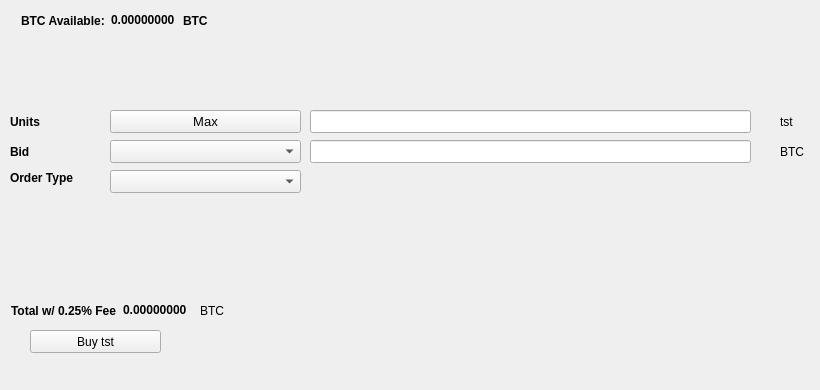
   <widget class="QWidget" name="BuyTab">
    <attribute name="title">
     <string>Buy</string>
    </attribute>
    <widget class="QPushButton" name="Buytst">
     <property name="geometry">
      <rect>
       <x>30</x>
       <y>330</y>
       <width>131</width>
       <height>23</height>
      </rect>
     </property>
     <property name="text">
      <string>Buy tst</string>
     </property>
     <property name="icon">
      <iconset resource="../test.qrc">
       <normaloff>:/icons/bitcoin</normaloff>:/icons/bitcoin</iconset>
     </property>
    </widget>
    <widget class="QLabel" name="label_3">
     <property name="geometry">
      <rect>
       <x>10</x>
       <y>110</y>
       <width>46</width>
       <height>23</height>
      </rect>
     </property>
     <property name="font">
      <font>
       <weight>75</weight>
       <bold>true</bold>
      </font>
     </property>
     <property name="text">
      <string>Units</string>
     </property>
    </widget>
    <widget class="QLineEdit" name="UnitsInput">
     <property name="geometry">
      <rect>
       <x>310</x>
       <y>110</y>
       <width>441</width>
       <height>23</height>
      </rect>
     </property>
     <property name="font">
      <font>
       <pointsize>9</pointsize>
       <weight>75</weight>
       <bold>true</bold>
      </font>
     </property>
    </widget>
    <widget class="QLineEdit" name="BuyBidPriceEdit">
     <property name="geometry">
      <rect>
       <x>310</x>
       <y>140</y>
       <width>441</width>
       <height>23</height>
      </rect>
     </property>
     <property name="font">
      <font>
       <pointsize>9</pointsize>
       <weight>75</weight>
       <bold>true</bold>
      </font>
     </property>
    </widget>
    <widget class="QLabel" name="label_4">
     <property name="geometry">
      <rect>
       <x>780</x>
       <y>110</y>
       <width>31</width>
       <height>23</height>
      </rect>
     </property>
     <property name="text">
      <string>tst</string>
     </property>
    </widget>
    <widget class="QLabel" name="label_5">
     <property name="geometry">
      <rect>
       <x>780</x>
       <y>140</y>
       <width>31</width>
       <height>23</height>
      </rect>
     </property>
     <property name="text">
      <string>BTC</string>
     </property>
    </widget>
    <widget class="QLabel" name="label_6">
     <property name="geometry">
      <rect>
       <x>10</x>
       <y>140</y>
       <width>46</width>
       <height>23</height>
      </rect>
     </property>
     <property name="font">
      <font>
       <weight>75</weight>
       <bold>true</bold>
      </font>
     </property>
     <property name="text">
      <string>Bid</string>
     </property>
    </widget>
    <widget class="QLabel" name="label_7">
     <property name="geometry">
      <rect>
       <x>10</x>
       <y>170</y>
       <width>91</width>
       <height>16</height>
      </rect>
     </property>
     <property name="font">
      <font>
       <weight>75</weight>
       <bold>true</bold>
      </font>
     </property>
     <property name="text">
      <string>Order Type</string>
     </property>
    </widget>
    <widget class="QPushButton" name="Buy_Max_Amount">
     <property name="geometry">
      <rect>
       <x>110</x>
       <y>110</y>
       <width>191</width>
       <height>23</height>
      </rect>
     </property>
     <property name="font">
      <font>
       <pointsize>10</pointsize>
      </font>
     </property>
     <property name="text">
      <string>Max</string>
     </property>
    </widget>
    <widget class="QComboBox" name="BuyBidcomboBox">
     <property name="geometry">
      <rect>
       <x>110</x>
       <y>140</y>
       <width>191</width>
       <height>23</height>
      </rect>
     </property>
     <property name="font">
      <font>
       <pointsize>10</pointsize>
      </font>
     </property>
    </widget>
    <widget class="QComboBox" name="buyOrdertypeCombo">
     <property name="geometry">
      <rect>
       <x>110</x>
       <y>170</y>
       <width>191</width>
       <height>23</height>
      </rect>
     </property>
     <property name="font">
      <font>
       <pointsize>10</pointsize>
      </font>
     </property>
    </widget>
    <widget class="QWidget" name="layoutWidget1">
     <property name="geometry">
      <rect>
       <x>21</x>
       <y>11</y>
       <width>227</width>
       <height>19</height>
      </rect>
     </property>
     <layout class="QHBoxLayout" name="horizontalLayout_3">
      <item>
       <widget class="QLabel" name="label232">
        <property name="font">
         <font>
          <weight>75</weight>
          <bold>true</bold>
         </font>
        </property>
        <property name="text">
         <string>BTC Available:</string>
        </property>
       </widget>
      </item>
      <item>
       <widget class="QLabel" name="BtcAvailableLbl">
        <property name="palette">
         <palette>
          <active>
           <colorrole role="WindowText">
            <brush brushstyle="SolidPattern">
             <color alpha="255">
              <red>0</red>
              <green>0</green>
              <blue>0</blue>
             </color>
            </brush>
           </colorrole>
           <colorrole role="Button">
            <brush brushstyle="SolidPattern">
             <color alpha="255">
              <red>0</red>
              <green>170</green>
              <blue>0</blue>
             </color>
            </brush>
           </colorrole>
           <colorrole role="Light">
            <brush brushstyle="SolidPattern">
             <color alpha="255">
              <red>0</red>
              <green>255</green>
              <blue>0</blue>
             </color>
            </brush>
           </colorrole>
           <colorrole role="Midlight">
            <brush brushstyle="SolidPattern">
             <color alpha="255">
              <red>0</red>
              <green>212</green>
              <blue>0</blue>
             </color>
            </brush>
           </colorrole>
           <colorrole role="Dark">
            <brush brushstyle="SolidPattern">
             <color alpha="255">
              <red>0</red>
              <green>85</green>
              <blue>0</blue>
             </color>
            </brush>
           </colorrole>
           <colorrole role="Mid">
            <brush brushstyle="SolidPattern">
             <color alpha="255">
              <red>0</red>
              <green>113</green>
              <blue>0</blue>
             </color>
            </brush>
           </colorrole>
           <colorrole role="Text">
            <brush brushstyle="SolidPattern">
             <color alpha="255">
              <red>0</red>
              <green>170</green>
              <blue>0</blue>
             </color>
            </brush>
           </colorrole>
           <colorrole role="BrightText">
            <brush brushstyle="SolidPattern">
             <color alpha="255">
              <red>255</red>
              <green>255</green>
              <blue>255</blue>
             </color>
            </brush>
           </colorrole>
           <colorrole role="ButtonText">
            <brush brushstyle="SolidPattern">
             <color alpha="255">
              <red>0</red>
              <green>0</green>
              <blue>0</blue>
             </color>
            </brush>
           </colorrole>
           <colorrole role="Base">
            <brush brushstyle="SolidPattern">
             <color alpha="255">
              <red>255</red>
              <green>255</green>
              <blue>255</blue>
             </color>
            </brush>
           </colorrole>
           <colorrole role="Window">
            <brush brushstyle="SolidPattern">
             <color alpha="255">
              <red>0</red>
              <green>170</green>
              <blue>0</blue>
             </color>
            </brush>
           </colorrole>
           <colorrole role="Shadow">
            <brush brushstyle="SolidPattern">
             <color alpha="255">
              <red>0</red>
              <green>0</green>
              <blue>0</blue>
             </color>
            </brush>
           </colorrole>
           <colorrole role="AlternateBase">
            <brush brushstyle="SolidPattern">
             <color alpha="255">
              <red>127</red>
              <green>212</green>
              <blue>127</blue>
             </color>
            </brush>
           </colorrole>
           <colorrole role="ToolTipBase">
            <brush brushstyle="SolidPattern">
             <color alpha="255">
              <red>255</red>
              <green>255</green>
              <blue>220</blue>
             </color>
            </brush>
           </colorrole>
           <colorrole role="ToolTipText">
            <brush brushstyle="SolidPattern">
             <color alpha="255">
              <red>0</red>
              <green>0</green>
              <blue>0</blue>
             </color>
            </brush>
           </colorrole>
          </active>
          <inactive>
           <colorrole role="WindowText">
            <brush brushstyle="SolidPattern">
             <color alpha="255">
              <red>0</red>
              <green>0</green>
              <blue>0</blue>
             </color>
            </brush>
           </colorrole>
           <colorrole role="Button">
            <brush brushstyle="SolidPattern">
             <color alpha="255">
              <red>0</red>
              <green>170</green>
              <blue>0</blue>
             </color>
            </brush>
           </colorrole>
           <colorrole role="Light">
            <brush brushstyle="SolidPattern">
             <color alpha="255">
              <red>0</red>
              <green>255</green>
              <blue>0</blue>
             </color>
            </brush>
           </colorrole>
           <colorrole role="Midlight">
            <brush brushstyle="SolidPattern">
             <color alpha="255">
              <red>0</red>
              <green>212</green>
              <blue>0</blue>
             </color>
            </brush>
           </colorrole>
           <colorrole role="Dark">
            <brush brushstyle="SolidPattern">
             <color alpha="255">
              <red>0</red>
              <green>85</green>
              <blue>0</blue>
             </color>
            </brush>
           </colorrole>
           <colorrole role="Mid">
            <brush brushstyle="SolidPattern">
             <color alpha="255">
              <red>0</red>
              <green>113</green>
              <blue>0</blue>
             </color>
            </brush>
           </colorrole>
           <colorrole role="Text">
            <brush brushstyle="SolidPattern">
             <color alpha="255">
              <red>0</red>
              <green>170</green>
              <blue>0</blue>
             </color>
            </brush>
           </colorrole>
           <colorrole role="BrightText">
            <brush brushstyle="SolidPattern">
             <color alpha="255">
              <red>255</red>
              <green>255</green>
              <blue>255</blue>
             </color>
            </brush>
           </colorrole>
           <colorrole role="ButtonText">
            <brush brushstyle="SolidPattern">
             <color alpha="255">
              <red>0</red>
              <green>0</green>
              <blue>0</blue>
             </color>
            </brush>
           </colorrole>
           <colorrole role="Base">
            <brush brushstyle="SolidPattern">
             <color alpha="255">
              <red>255</red>
              <green>255</green>
              <blue>255</blue>
             </color>
            </brush>
           </colorrole>
           <colorrole role="Window">
            <brush brushstyle="SolidPattern">
             <color alpha="255">
              <red>0</red>
              <green>170</green>
              <blue>0</blue>
             </color>
            </brush>
           </colorrole>
           <colorrole role="Shadow">
            <brush brushstyle="SolidPattern">
             <color alpha="255">
              <red>0</red>
              <green>0</green>
              <blue>0</blue>
             </color>
            </brush>
           </colorrole>
           <colorrole role="AlternateBase">
            <brush brushstyle="SolidPattern">
             <color alpha="255">
              <red>127</red>
              <green>212</green>
              <blue>127</blue>
             </color>
            </brush>
           </colorrole>
           <colorrole role="ToolTipBase">
            <brush brushstyle="SolidPattern">
             <color alpha="255">
              <red>255</red>
              <green>255</green>
              <blue>220</blue>
             </color>
            </brush>
           </colorrole>
           <colorrole role="ToolTipText">
            <brush brushstyle="SolidPattern">
             <color alpha="255">
              <red>0</red>
              <green>0</green>
              <blue>0</blue>
             </color>
            </brush>
           </colorrole>
          </inactive>
          <disabled>
           <colorrole role="WindowText">
            <brush brushstyle="SolidPattern">
             <color alpha="255">
              <red>0</red>
              <green>85</green>
              <blue>0</blue>
             </color>
            </brush>
           </colorrole>
           <colorrole role="Button">
            <brush brushstyle="SolidPattern">
             <color alpha="255">
              <red>0</red>
              <green>170</green>
              <blue>0</blue>
             </color>
            </brush>
           </colorrole>
           <colorrole role="Light">
            <brush brushstyle="SolidPattern">
             <color alpha="255">
              <red>0</red>
              <green>255</green>
              <blue>0</blue>
             </color>
            </brush>
           </colorrole>
           <colorrole role="Midlight">
            <brush brushstyle="SolidPattern">
             <color alpha="255">
              <red>0</red>
              <green>212</green>
              <blue>0</blue>
             </color>
            </brush>
           </colorrole>
           <colorrole role="Dark">
            <brush brushstyle="SolidPattern">
             <color alpha="255">
              <red>0</red>
              <green>85</green>
              <blue>0</blue>
             </color>
            </brush>
           </colorrole>
           <colorrole role="Mid">
            <brush brushstyle="SolidPattern">
             <color alpha="255">
              <red>0</red>
              <green>113</green>
              <blue>0</blue>
             </color>
            </brush>
           </colorrole>
           <colorrole role="Text">
            <brush brushstyle="SolidPattern">
             <color alpha="255">
              <red>0</red>
              <green>85</green>
              <blue>0</blue>
             </color>
            </brush>
           </colorrole>
           <colorrole role="BrightText">
            <brush brushstyle="SolidPattern">
             <color alpha="255">
              <red>255</red>
              <green>255</green>
              <blue>255</blue>
             </color>
            </brush>
           </colorrole>
           <colorrole role="ButtonText">
            <brush brushstyle="SolidPattern">
             <color alpha="255">
              <red>0</red>
              <green>85</green>
              <blue>0</blue>
             </color>
            </brush>
           </colorrole>
           <colorrole role="Base">
            <brush brushstyle="SolidPattern">
             <color alpha="255">
              <red>0</red>
              <green>170</green>
              <blue>0</blue>
             </color>
            </brush>
           </colorrole>
           <colorrole role="Window">
            <brush brushstyle="SolidPattern">
             <color alpha="255">
              <red>0</red>
              <green>170</green>
              <blue>0</blue>
             </color>
            </brush>
           </colorrole>
           <colorrole role="Shadow">
            <brush brushstyle="SolidPattern">
             <color alpha="255">
              <red>0</red>
              <green>0</green>
              <blue>0</blue>
             </color>
            </brush>
           </colorrole>
           <colorrole role="AlternateBase">
            <brush brushstyle="SolidPattern">
             <color alpha="255">
              <red>0</red>
              <green>170</green>
              <blue>0</blue>
             </color>
            </brush>
           </colorrole>
           <colorrole role="ToolTipBase">
            <brush brushstyle="SolidPattern">
             <color alpha="255">
              <red>255</red>
              <green>255</green>
              <blue>220</blue>
             </color>
            </brush>
           </colorrole>
           <colorrole role="ToolTipText">
            <brush brushstyle="SolidPattern">
             <color alpha="255">
              <red>0</red>
              <green>0</green>
              <blue>0</blue>
             </color>
            </brush>
           </colorrole>
          </disabled>
         </palette>
        </property>
        <property name="font">
         <font>
          <weight>75</weight>
          <bold>true</bold>
         </font>
        </property>
        <property name="text">
         <string>0.00000000</string>
        </property>
        <property name="textInteractionFlags">
         <set>Qt::LinksAccessibleByMouse|Qt::TextSelectableByKeyboard|Qt::TextSelectableByMouse</set>
        </property>
       </widget>
      </item>
      <item>
       <widget class="QLabel" name="BtcAvailableLbl_2">
        <property name="font">
         <font>
          <weight>75</weight>
          <bold>true</bold>
         </font>
        </property>
        <property name="text">
         <string>BTC</string>
        </property>
       </widget>
      </item>
     </layout>
    </widget>
    <widget class="QWidget" name="layoutWidge2">
     <property name="geometry">
      <rect>
       <x>11</x>
       <y>301</y>
       <width>259</width>
       <height>19</height>
      </rect>
     </property>
     <layout class="QHBoxLayout" name="horizontalLayout_4">
      <item>
       <widget class="QLabel" name="label_9">
        <property name="font">
         <font>
          <weight>75</weight>
          <bold>true</bold>
         </font>
        </property>
        <property name="text">
         <string>Total w/ 0.25% Fee</string>
        </property>
       </widget>
      </item>
      <item>
       <widget class="QLabel" name="BuyCostLabel">
        <property name="palette">
         <palette>
          <active>
           <colorrole role="WindowText">
            <brush brushstyle="SolidPattern">
             <color alpha="255">
              <red>0</red>
              <green>0</green>
              <blue>0</blue>
             </color>
            </brush>
           </colorrole>
           <colorrole role="Button">
            <brush brushstyle="SolidPattern">
             <color alpha="255">
              <red>0</red>
              <green>170</green>
              <blue>0</blue>
             </color>
            </brush>
           </colorrole>
           <colorrole role="Light">
            <brush brushstyle="SolidPattern">
             <color alpha="255">
              <red>0</red>
              <green>255</green>
              <blue>0</blue>
             </color>
            </brush>
           </colorrole>
           <colorrole role="Midlight">
            <brush brushstyle="SolidPattern">
             <color alpha="255">
              <red>0</red>
              <green>212</green>
              <blue>0</blue>
             </color>
            </brush>
           </colorrole>
           <colorrole role="Dark">
            <brush brushstyle="SolidPattern">
             <color alpha="255">
              <red>0</red>
              <green>85</green>
              <blue>0</blue>
             </color>
            </brush>
           </colorrole>
           <colorrole role="Mid">
            <brush brushstyle="SolidPattern">
             <color alpha="255">
              <red>0</red>
              <green>113</green>
              <blue>0</blue>
             </color>
            </brush>
           </colorrole>
           <colorrole role="Text">
            <brush brushstyle="SolidPattern">
             <color alpha="255">
              <red>0</red>
              <green>170</green>
              <blue>0</blue>
             </color>
            </brush>
           </colorrole>
           <colorrole role="BrightText">
            <brush brushstyle="SolidPattern">
             <color alpha="255">
              <red>255</red>
              <green>255</green>
              <blue>255</blue>
             </color>
            </brush>
           </colorrole>
           <colorrole role="ButtonText">
            <brush brushstyle="SolidPattern">
             <color alpha="255">
              <red>0</red>
              <green>0</green>
              <blue>0</blue>
             </color>
            </brush>
           </colorrole>
           <colorrole role="Base">
            <brush brushstyle="SolidPattern">
             <color alpha="255">
              <red>255</red>
              <green>255</green>
              <blue>255</blue>
             </color>
            </brush>
           </colorrole>
           <colorrole role="Window">
            <brush brushstyle="SolidPattern">
             <color alpha="255">
              <red>0</red>
              <green>170</green>
              <blue>0</blue>
             </color>
            </brush>
           </colorrole>
           <colorrole role="Shadow">
            <brush brushstyle="SolidPattern">
             <color alpha="255">
              <red>0</red>
              <green>0</green>
              <blue>0</blue>
             </color>
            </brush>
           </colorrole>
           <colorrole role="AlternateBase">
            <brush brushstyle="SolidPattern">
             <color alpha="255">
              <red>127</red>
              <green>212</green>
              <blue>127</blue>
             </color>
            </brush>
           </colorrole>
           <colorrole role="ToolTipBase">
            <brush brushstyle="SolidPattern">
             <color alpha="255">
              <red>255</red>
              <green>255</green>
              <blue>220</blue>
             </color>
            </brush>
           </colorrole>
           <colorrole role="ToolTipText">
            <brush brushstyle="SolidPattern">
             <color alpha="255">
              <red>0</red>
              <green>0</green>
              <blue>0</blue>
             </color>
            </brush>
           </colorrole>
          </active>
          <inactive>
           <colorrole role="WindowText">
            <brush brushstyle="SolidPattern">
             <color alpha="255">
              <red>0</red>
              <green>0</green>
              <blue>0</blue>
             </color>
            </brush>
           </colorrole>
           <colorrole role="Button">
            <brush brushstyle="SolidPattern">
             <color alpha="255">
              <red>0</red>
              <green>170</green>
              <blue>0</blue>
             </color>
            </brush>
           </colorrole>
           <colorrole role="Light">
            <brush brushstyle="SolidPattern">
             <color alpha="255">
              <red>0</red>
              <green>255</green>
              <blue>0</blue>
             </color>
            </brush>
           </colorrole>
           <colorrole role="Midlight">
            <brush brushstyle="SolidPattern">
             <color alpha="255">
              <red>0</red>
              <green>212</green>
              <blue>0</blue>
             </color>
            </brush>
           </colorrole>
           <colorrole role="Dark">
            <brush brushstyle="SolidPattern">
             <color alpha="255">
              <red>0</red>
              <green>85</green>
              <blue>0</blue>
             </color>
            </brush>
           </colorrole>
           <colorrole role="Mid">
            <brush brushstyle="SolidPattern">
             <color alpha="255">
              <red>0</red>
              <green>113</green>
              <blue>0</blue>
             </color>
            </brush>
           </colorrole>
           <colorrole role="Text">
            <brush brushstyle="SolidPattern">
             <color alpha="255">
              <red>0</red>
              <green>170</green>
              <blue>0</blue>
             </color>
            </brush>
           </colorrole>
           <colorrole role="BrightText">
            <brush brushstyle="SolidPattern">
             <color alpha="255">
              <red>255</red>
              <green>255</green>
              <blue>255</blue>
             </color>
            </brush>
           </colorrole>
           <colorrole role="ButtonText">
            <brush brushstyle="SolidPattern">
             <color alpha="255">
              <red>0</red>
              <green>0</green>
              <blue>0</blue>
             </color>
            </brush>
           </colorrole>
           <colorrole role="Base">
            <brush brushstyle="SolidPattern">
             <color alpha="255">
              <red>255</red>
              <green>255</green>
              <blue>255</blue>
             </color>
            </brush>
           </colorrole>
           <colorrole role="Window">
            <brush brushstyle="SolidPattern">
             <color alpha="255">
              <red>0</red>
              <green>170</green>
              <blue>0</blue>
             </color>
            </brush>
           </colorrole>
           <colorrole role="Shadow">
            <brush brushstyle="SolidPattern">
             <color alpha="255">
              <red>0</red>
              <green>0</green>
              <blue>0</blue>
             </color>
            </brush>
           </colorrole>
           <colorrole role="AlternateBase">
            <brush brushstyle="SolidPattern">
             <color alpha="255">
              <red>127</red>
              <green>212</green>
              <blue>127</blue>
             </color>
            </brush>
           </colorrole>
           <colorrole role="ToolTipBase">
            <brush brushstyle="SolidPattern">
             <color alpha="255">
              <red>255</red>
              <green>255</green>
              <blue>220</blue>
             </color>
            </brush>
           </colorrole>
           <colorrole role="ToolTipText">
            <brush brushstyle="SolidPattern">
             <color alpha="255">
              <red>0</red>
              <green>0</green>
              <blue>0</blue>
             </color>
            </brush>
           </colorrole>
          </inactive>
          <disabled>
           <colorrole role="WindowText">
            <brush brushstyle="SolidPattern">
             <color alpha="255">
              <red>0</red>
              <green>85</green>
              <blue>0</blue>
             </color>
            </brush>
           </colorrole>
           <colorrole role="Button">
            <brush brushstyle="SolidPattern">
             <color alpha="255">
              <red>0</red>
              <green>170</green>
              <blue>0</blue>
             </color>
            </brush>
           </colorrole>
           <colorrole role="Light">
            <brush brushstyle="SolidPattern">
             <color alpha="255">
              <red>0</red>
              <green>255</green>
              <blue>0</blue>
             </color>
            </brush>
           </colorrole>
           <colorrole role="Midlight">
            <brush brushstyle="SolidPattern">
             <color alpha="255">
              <red>0</red>
              <green>212</green>
              <blue>0</blue>
             </color>
            </brush>
           </colorrole>
           <colorrole role="Dark">
            <brush brushstyle="SolidPattern">
             <color alpha="255">
              <red>0</red>
              <green>85</green>
              <blue>0</blue>
             </color>
            </brush>
           </colorrole>
           <colorrole role="Mid">
            <brush brushstyle="SolidPattern">
             <color alpha="255">
              <red>0</red>
              <green>113</green>
              <blue>0</blue>
             </color>
            </brush>
           </colorrole>
           <colorrole role="Text">
            <brush brushstyle="SolidPattern">
             <color alpha="255">
              <red>0</red>
              <green>85</green>
              <blue>0</blue>
             </color>
            </brush>
           </colorrole>
           <colorrole role="BrightText">
            <brush brushstyle="SolidPattern">
             <color alpha="255">
              <red>255</red>
              <green>255</green>
              <blue>255</blue>
             </color>
            </brush>
           </colorrole>
           <colorrole role="ButtonText">
            <brush brushstyle="SolidPattern">
             <color alpha="255">
              <red>0</red>
              <green>85</green>
              <blue>0</blue>
             </color>
            </brush>
           </colorrole>
           <colorrole role="Base">
            <brush brushstyle="SolidPattern">
             <color alpha="255">
              <red>0</red>
              <green>170</green>
              <blue>0</blue>
             </color>
            </brush>
           </colorrole>
           <colorrole role="Window">
            <brush brushstyle="SolidPattern">
             <color alpha="255">
              <red>0</red>
              <green>170</green>
              <blue>0</blue>
             </color>
            </brush>
           </colorrole>
           <colorrole role="Shadow">
            <brush brushstyle="SolidPattern">
             <color alpha="255">
              <red>0</red>
              <green>0</green>
              <blue>0</blue>
             </color>
            </brush>
           </colorrole>
           <colorrole role="AlternateBase">
            <brush brushstyle="SolidPattern">
             <color alpha="255">
              <red>0</red>
              <green>170</green>
              <blue>0</blue>
             </color>
            </brush>
           </colorrole>
           <colorrole role="ToolTipBase">
            <brush brushstyle="SolidPattern">
             <color alpha="255">
              <red>255</red>
              <green>255</green>
              <blue>220</blue>
             </color>
            </brush>
           </colorrole>
           <colorrole role="ToolTipText">
            <brush brushstyle="SolidPattern">
             <color alpha="255">
              <red>0</red>
              <green>0</green>
              <blue>0</blue>
             </color>
            </brush>
           </colorrole>
          </disabled>
         </palette>
        </property>
        <property name="font">
         <font>
          <weight>75</weight>
          <bold>true</bold>
         </font>
        </property>
        <property name="autoFillBackground">
         <bool>false</bool>
        </property>
        <property name="text">
         <string>0.00000000</string>
        </property>
        <property name="textInteractionFlags">
         <set>Qt::LinksAccessibleByMouse|Qt::TextSelectableByMouse</set>
        </property>
       </widget>
      </item>
      <item>
       <widget class="QLabel" name="label_10">
        <property name="font">
         <font>
          <weight>50</weight>
          <bold>false</bold>
         </font>
        </property>
        <property name="text">
         <string>BTC</string>
        </property>
       </widget>
      </item>
     </layout>
    </widget>
    <widget class="QLabel" name="label_24">
     <property name="geometry">
      <rect>
       <x>460</x>
       <y>300</y>
       <width>281</width>
       <height>81</height>
      </rect>
     </property>
     <property name="text">
      <string/>
     </property>
     <property name="pixmap">
      <pixmap>:/images/bittrex</pixmap>
     </property>
    </widget>
   </widget>
